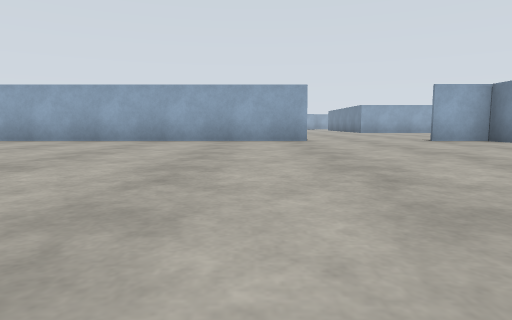
[1] (above)

15 first-person views from a walk through a world built for the Gazebo simulator. The camera is 0.72 m above the floor, tilts 6° down and sees 75° across. The floor is counted in squares, 2 m on a side. Each view is taken from the middle of a square. On the plan, view 1 faces up. The plan holds only what a view shows up to about 9 squares ahead; the rest is blank.

[2]
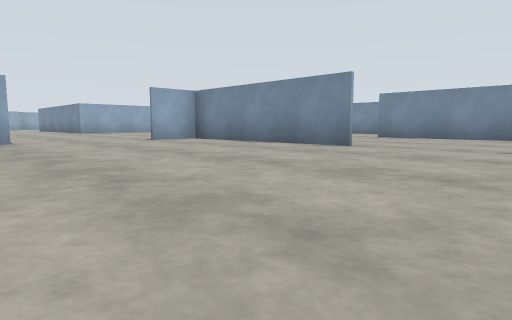

[3]
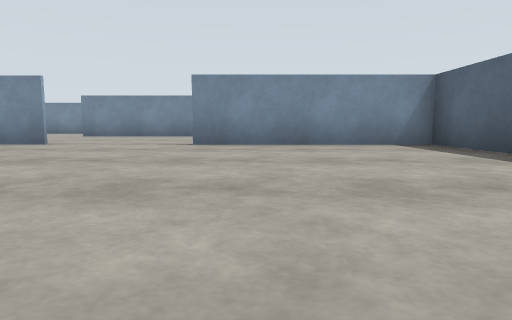

[4]
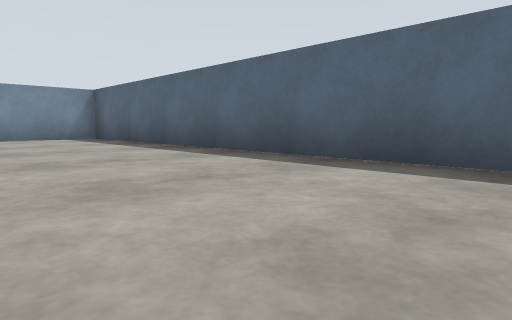

[5]
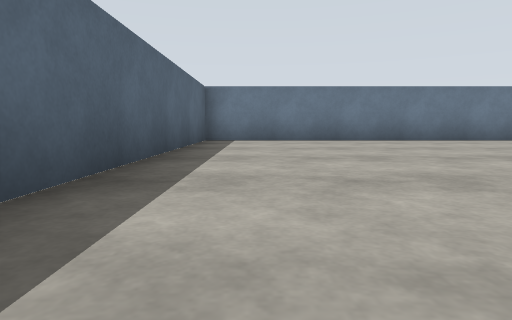

[6]
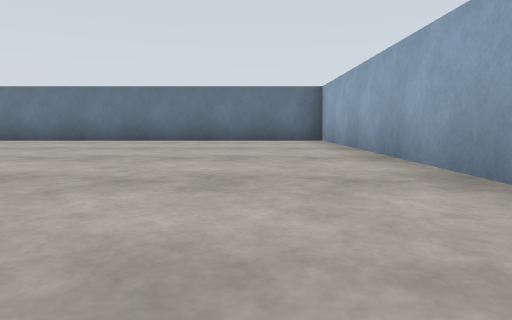

[7]
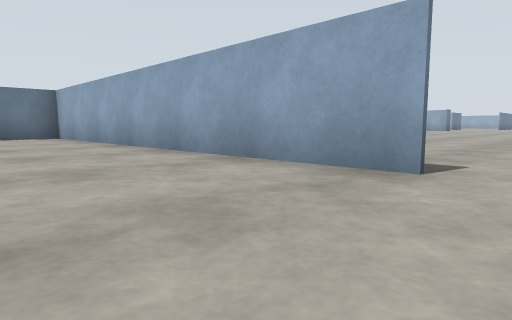

[8]
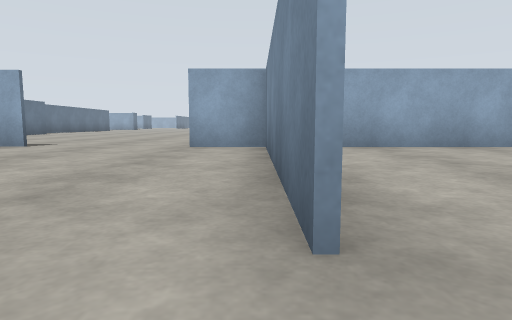

[9]
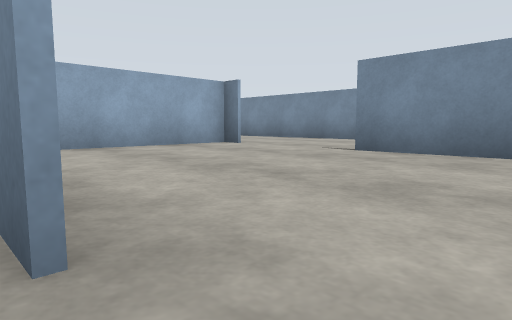

[10]
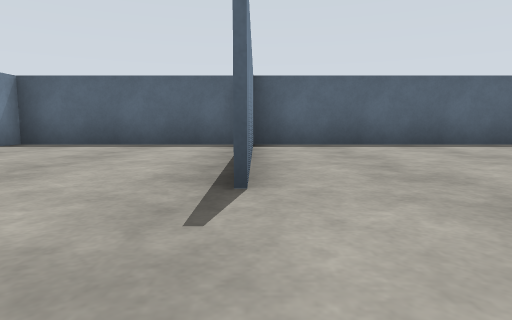

[11]
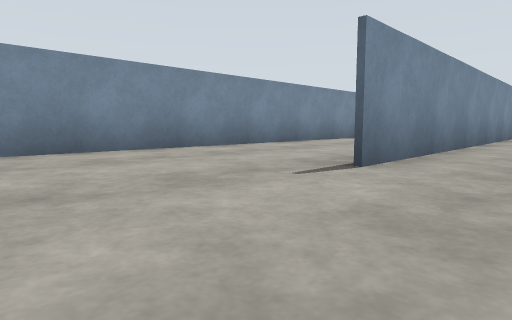

[12]
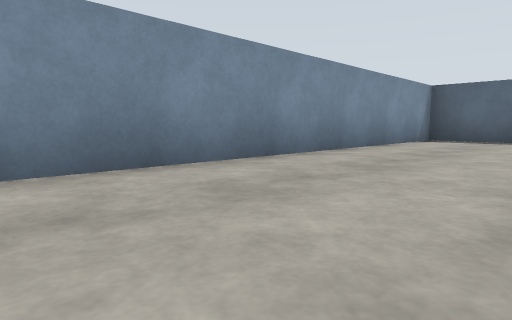

[13]
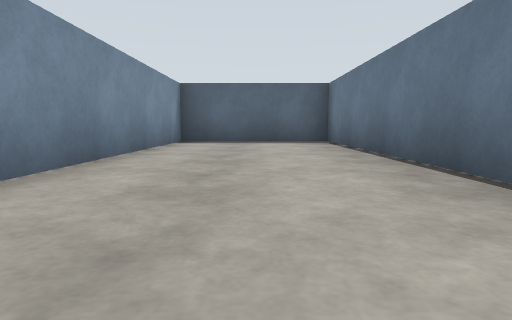

[14]
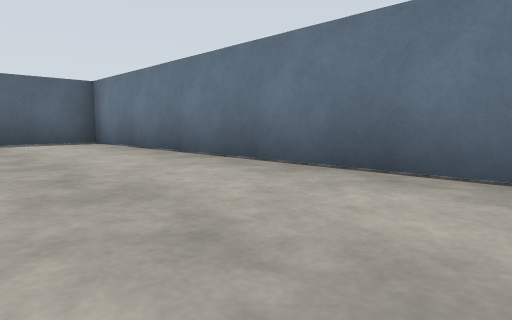

[15]
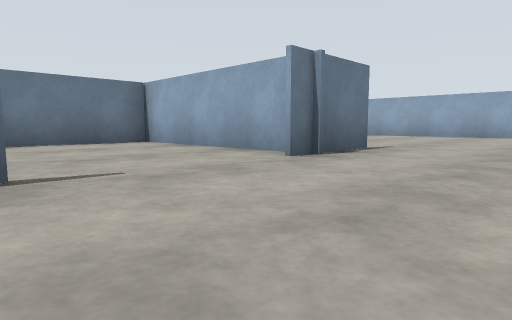

### Floor plan
Ten units are one square. View 1 is at (0, 0); x grows to the right and y downward. Boxes are objects, and circles mark ways between rooms. Rooms are numbered by the first view taken in them; rooms with no view inside come last. Other rooms are left out.
<svg viewBox="-84 -85 215 134">
<path fill="none" stroke="#000" d="M13 -75 -79 -75 -79 42 51 42M52 -29 52 -75M52 42 52 -2M94 -28 94 44M94 42 94 -44M51 42 126 42 126 -72M94 -70 94 -75M98 -75 39 -75M52 -75 52 -49"/>
<circle cx="50" cy="-15" r="3" fill="#2a7"/>
<text x="-20" y="-20">1</text>
<text x="80" y="-10">2</text>
</svg>
Room 1 opens to room 2.

Where each view was taken, in squares from view 1:
view 1: 0 up, 0 right, facing up
view 2: 0 up, 0 right, facing up-right
view 3: 1 down, 1 left, facing right
view 4: 1 down, 4 left, facing down-right
view 5: 3 down, 0 right, facing left
view 6: 6 up, 0 right, facing left
view 7: 5 up, 2 right, facing up-left
view 8: 2 up, 5 right, facing up
view 9: 2 up, 5 right, facing up-right
view 10: 2 up, 5 right, facing down
view 11: 7 up, 8 right, facing down-right
view 12: 4 up, 10 right, facing down-right
view 13: 3 up, 11 right, facing down
view 14: 3 up, 12 right, facing down-left
view 15: 4 up, 12 right, facing up-left
